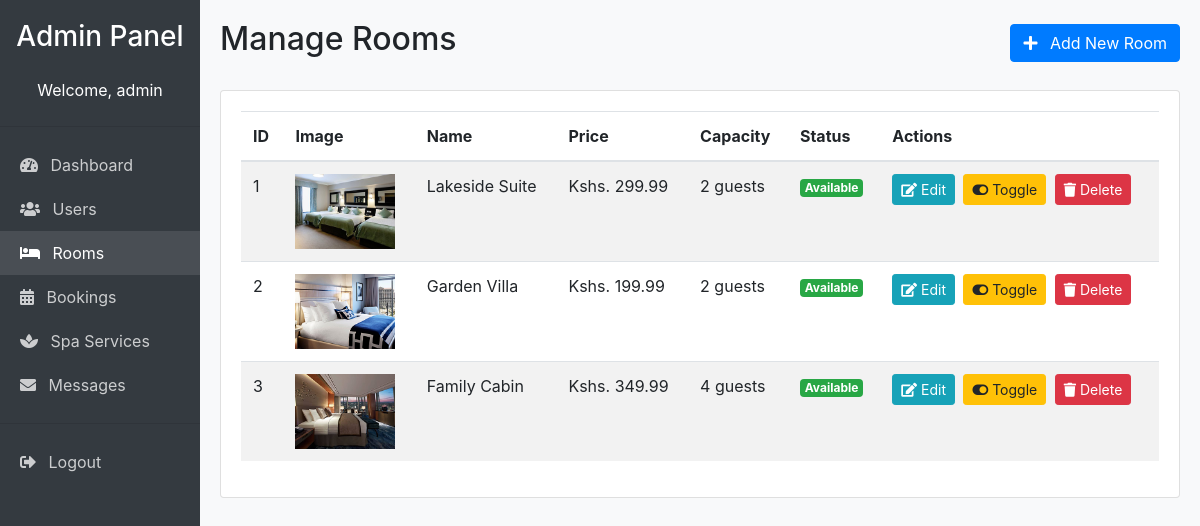
/admin/rooms.php (signed in), run on the app's committed database.
### tables this page shows
CREATE TABLE
  rooms (
    id INT NOT NULL AUTO_INCREMENT,
    name VARCHAR(100) NOT NULL,
    description TEXT,
    price DECIMAL(10, 2) NOT NULL,
    capacity INT NOT NULL,
    image VARCHAR(255),
    amenities TEXT,
    is_available TINYINT (1) DEFAULT 1,
    PRIMARY KEY (id)
  );

### includes/functions.php (called while the page is built, shortened)
<?php
function format_price($price)
{
    return 'Kshs. ' . number_format($price, 2);
}

### admin/rooms.php (the view, shortened to what this page needs)
<?php
require_once '../includes/functions.php';
require_once '../includes/connect.php';
$rooms = [];
$sql = "SELECT * FROM rooms ORDER BY id";
$result = mysqli_query($conn, $sql);
if ($result && mysqli_num_rows($result) > 0) {
    while ($row = mysqli_fetch_assoc($result)) {
        $rooms[] = $row;
    }
}
?>
<!DOCTYPE html>
<html lang="en">
<head>
    <link rel="stylesheet" href="../css/bootstrap.min.css">
    <link rel="stylesheet" href="https://cdnjs.cloudflare.com/ajax/libs/font-awesome/5.15.3/css/all.min.css">
</head>
<body>
    <div class="container-fluid">
        <div class="row">
            <div class="col-md-2 sidebar">
                <h3 class="text-center mb-4">Admin Panel</h3>
                <div class="text-center mb-4">
                    Welcome, <?php echo htmlspecialchars($_SESSION['admin_username']); ?>
                </div>
                <hr>
                <a href="dashboard.php"><i class="fas fa-tachometer-alt mr-2"></i> Dashboard</a>
                <a href="users.php"><i class="fas fa-users mr-2"></i> Users</a>
                <a href="rooms.php" class="active"><i class="fas fa-bed mr-2"></i> Rooms</a>
                <a href="bookings.php"><i class="fas fa-calendar-alt mr-2"></i> Bookings</a>
                <a href="spa.php"><i class="fas fa-spa mr-2"></i> Spa Services</a>
                <a href="messages.php"><i class="fas fa-envelope mr-2"></i> Messages</a>
                <hr>
                <a href="logout.php"><i class="fas fa-sign-out-alt mr-2"></i> Logout</a>
            </div>
            <div class="col-md-10 content">
                <div class="d-flex justify-content-between align-items-center mb-4">
                    <h2>Manage Rooms</h2>
                    <a href="room_add.php" class="btn btn-primary"><i class="fas fa-plus mr-2"></i> Add New Room</a>
                </div>
                <div class="card">
                    <div class="card-body">
                        <div class="table-responsive">
                            <table class="table table-striped">
                                <thead>
                                    <tr>
                                        <th>ID</th>
                                        <th>Image</th>
                                        <th>Name</th>
                                        <th>Price</th>
                                        <th>Capacity</th>
                                        <th>Status</th>
                                        <th>Actions</th>
                                    </tr>
                                </thead>
                                <tbody>
                                    <?php if (empty($rooms)): ?>
                                        <tr>
                                            <td colspan="7" class="text-center">No rooms found</td>
                                        </tr>
                                    <?php else: ?>
                                        <?php foreach ($rooms as $room): ?>
                                            <tr>
                                                <td><?php echo $room['id']; ?></td>
                                                <td>
                                                    <?php if (!empty($room['image']) && file_exists("../images/" . $room['image'])): ?>
                                                        <img src="../images/<?php echo $room['image']; ?>"
                                                            alt="<?php echo htmlspecialchars($room['name']); ?>" class="room-image">
                                                    <?php else: ?>
                                                        <img src="../images/room_placeholder.jpg" alt="No image" class="room-image">
                                                    <?php endif; ?>
                                                </td>
                                                <td><?php echo htmlspecialchars($room['name']); ?></td>
                                                <td><?php echo format_price($room['price']); ?></td>
                                                <td><?php echo $room['capacity']; ?> guests</td>
                                                <td>
                                                    <?php if ($room['is_available']): ?>
                                                        <span class="badge badge-success">Available</span>
                                                    <?php else: ?>
                                                        <span class="badge badge-danger">Unavailable</span>
                                                    <?php endif; ?>
                                                </td>
                                                <td>
                                                    <a href="room_edit.php?id=<?php echo $room['id']; ?>"
                                                        class="btn btn-sm btn-info mr-1">
                                                        <i class="fas fa-edit"></i> Edit
                                                    </a>
                                                    <a href="rooms.php?toggle=<?php echo $room['id']; ?>"
                                                        class="btn btn-sm btn-warning mr-1"
                                                        onclick="return confirm('Are you sure you want to toggle availability?')">
                                                        <i class="fas fa-toggle-on"></i> Toggle
                                                    </a>
                                                    <a href="rooms.php?delete=<?php echo $room['id']; ?>"
                                                        class="btn btn-sm btn-danger"
                                                        onclick="return confirm('Are you sure you want to delete this room?')">
                                                        <i class="fas fa-trash"></i> Delete
                                                    </a>
                                                </td>
                                            </tr>
                                        <?php endforeach; ?>
                                    <?php endif; ?>
                                </tbody>
                            </table>
                        </div>
                    </div>
                </div>
            </div>
        </div>
    </div>
</body>
</html>

### admin/rooms.php (style rules this page uses)
body { background-color: #f8f9fa; }
.sidebar { background-color: #343a40; color: white; min-height: 100vh; padding: 20px 0; }
.sidebar a { color: rgba(255, 255, 255, .75); padding: 10px 20px; display: block; }
.sidebar .active { color: white; background-color: rgba(255, 255, 255, .1); }
.content { padding: 20px; }
.room-image { width: 100px; height: 75px; object-fit: cover; }

### data on the page
rooms: id "1", image (picture), name "Lakeside Suite", price "Kshs. 299.99", capacity "2", is_available "Available"
rooms: id "2", image (picture), name "Garden Villa", price "Kshs. 199.99", capacity "2", is_available "Available"
rooms: id "3", image (picture), name "Family Cabin", price "Kshs. 349.99", capacity "4", is_available "Available"

### other printed values
$_SESSION['admin_username'] "admin"
